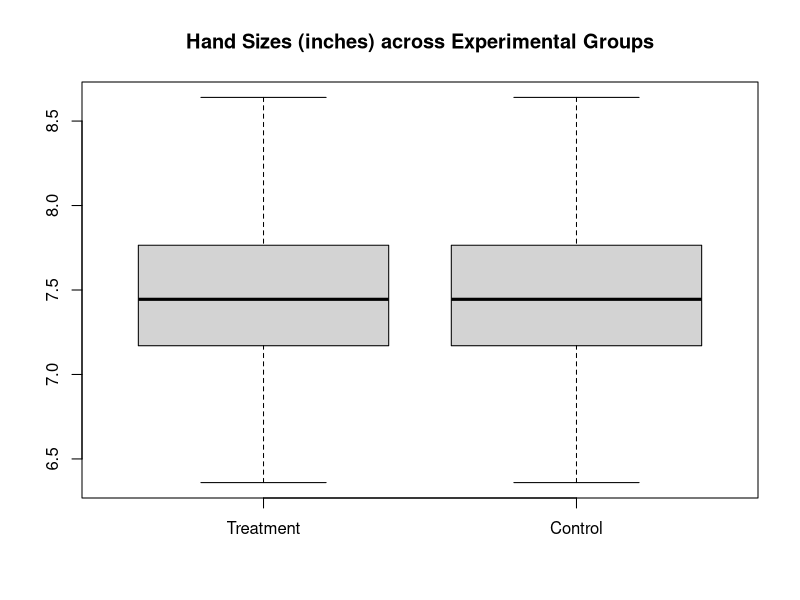
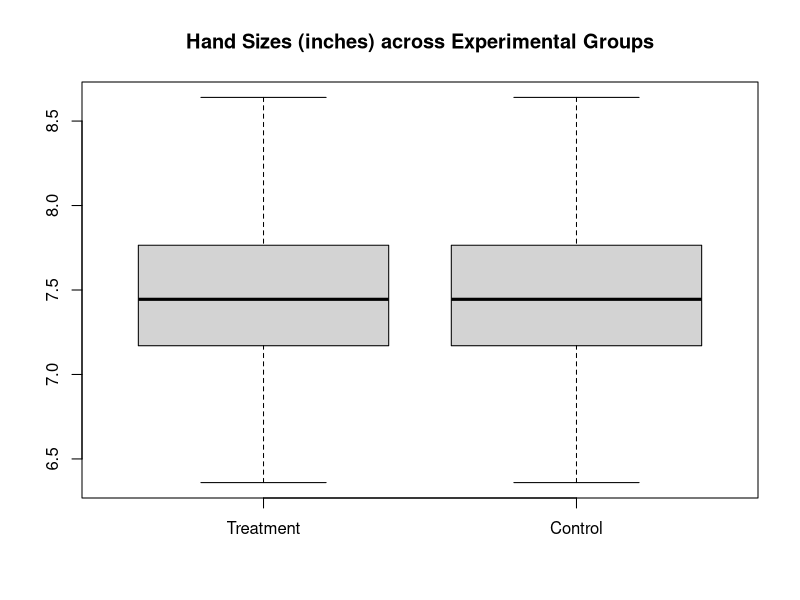

Generate these figures, in order, with R: (Note: this script raises an error after producing the figures.)
## ---- chunk 1
library(data.table)
library(dplyr)
set.seed(1)
rtnorm <- function(n, mean, sd, min = -Inf, max = Inf){
  qnorm(runif(n, pnorm(min, mean, sd), pnorm(max, mean, sd)), mean, sd)
}
options(scipen=1)
n=200
Control<-round(rtnorm(n,7.44,sd=.5,min = 6,max=9),2)
Treatment<-Control
#increase values between median and third quartile
  Treatment<-ifelse(Treatment<quantile(Treatment,.74)& Treatment>quantile(Treatment,.51),quantile(Treatment,.74),Treatment)
#increase values between median and first quartile
  Treatment<-ifelse(Treatment<quantile(Treatment,.49)& Treatment>quantile(Treatment,.26),quantile(Treatment,.49),Treatment)
  boxplot(Treatment,Control,names=c("Treatment","Control"),main="Hand Sizes (inches) across Experimental Groups")
## ---- chunk 2
boxplot(Treatment,Control,names=c("Treatment","Control"),main="Hand Sizes (inches) across Experimental Groups")
## ---- chunk 3
msg1 = "The maximum value in both plots is indicated by the line above the whiskers. These are identical. Try again."
msg2 = "The third quartile in both plots is indicated by the top edge of the boxes. These are identical. Try again."
msg3 = "The median value in both plots is indicated by the thick line within the box. These are identical. Try again."
msg4 = "Correct! Box-and-whiskers plots do not show the mean values in a sample. Although these two plots have identical quartile distributions, medians, and ranges, the mean values are actually different (7.8 in the treatment and 7.5 in the control)."
test_mc(correct = 4, feedback_msgs = c(msg1,msg2,msg3,msg4))
## ---- chunk 4
library(data.table)
library(dplyr)

Reviews_Before<-sample(c(rep(1,23),rep(2,34),rep(3,28),rep(4,6),rep(5,34)))
Reviews_After<-sample(c(rep(1,37),rep(2,4),rep(3,26),rep(4,44),rep(5,14)))
## ---- chunk 5
# Note: It is best practice to explore your data before running any significance tests. However, let's be bad statisticians and dive into the results before we explore the data. The two review variables are measured on Likert scales, ranging from 1 to 5, where 1 signals that the reviewers strongly disliked the restaurant and 5 signals that reviewers strongly liked the restaurant. 

# 1) Estimate the mean difference in reviews; that is, the mean of Reviews_Before minus the mean of Reviews_After.

    Solution1<-

# 2) The mean reviews before and after treatment are identical! But does this mean that Hannity's show had no effect on this restaurant's ratings? Not necessarily. To illustrate, let's plot the kernel densities of the reviews in the treatment and control groups to see how they are distributed. Use the plot(density()) functions on the variables Reviews_Before and Reviews_After.
  
    plot(density())
    plot(density())
    
# 3) Use the Previous Plot and Next Plot buttons to cycle between the two graphs. Do these these look approximately normally distributed? Answer with "Yes" or "No."
    
    Solution3<-""
## ---- chunk 6
Solution1<-mean(Reviews_Before)-mean(Reviews_After)
  plot(density(Reviews_Before))
  plot(density(Reviews_After))
  Solution3<-"No"
## ---- chunk 7
test_error()
ex() %>% check_object("Solution1") %>% check_equal()
ex() %>% check_object("Solution3") %>% check_equal()

success_msg("Good work! This is an easy call in this particular case, but if it's close then you'll want to try some statistical tests too. And it might provoke some healthy discussion with your colleagues!")
## ---- chunk 8
library(data.table)
library(dplyr)

Reviews_Before<-sample(c(rep(1,23),rep(2,34),rep(3,28),rep(4,6),rep(5,34)))

Reviews_After<-sample(c(rep(1,37),rep(2,4),rep(3,26),rep(4,44),rep(5,14)))
## ---- chunk 9
# Note: We want to create a new variable with three parameters, where 1= Negative (1 or 2), 2= Ambivalent (3), and 3= Positive (4 or 5). To do this for the Reviews_Before variable, we can use the ifelse function. The first line of the below syntax says, if Reviews_Before is equal to 1 or 2, set Reviews_Before to 1, otherwise just return Reviews_Before. The following lines can be interpreted similarly.

    Reviews_Before<-ifelse(Reviews_Before==1 | Reviews_Before==2,1,Reviews_Before)
    Reviews_Before<-ifelse(Reviews_Before==3,2,Reviews_Before) 
    Reviews_Before<-ifelse(Reviews_Before==4 | Reviews_Before==5,3,Reviews_Before)
  
# 1) Use the above syntax as a guide to rescale the Reviews_After variable, so that Reviews_After is coded as 1 if it previously was coded as 1 or 2, 2 if it was previously coded as 3, and 3 if it was previously coded as 4 or 5.
    
    Reviews_After<-

# 2): Now that you have rescaled the Reviews_After variable, run a t-test between the Reviews_After and Reviews_Before variables.
      
    t.test()
## ---- chunk 10
Reviews_Before<-ifelse(Reviews_Before==1 | Reviews_Before==2,1,Reviews_Before)
    Reviews_Before<-ifelse(Reviews_Before==3,2,Reviews_Before) 
    Reviews_Before<-ifelse(Reviews_Before==4 | Reviews_Before==5,3,Reviews_Before)
    Reviews_After<-ifelse(Reviews_After==1 | Reviews_After==2,1,Reviews_After) 
    Reviews_After<-ifelse(Reviews_After==3,2,Reviews_After) 
    Reviews_After<-ifelse(Reviews_After==4 | Reviews_After==5,3,Reviews_After)
    t.test(Reviews_After,Reviews_Before)
## ---- chunk 11
test_error()
test_function("t.test", incorrect_msg = "Did you use the `t.test` function?")

success_msg("Good work! If we assume that the difference in respondent's degrees of positive or negative feelings towards the restaurant are non-meaningful, we can conclude that Hannity's restaurant revival is effective (i.e. it increases the number of postive versus negative reviews). If the degree of positive or negative feelings towards restaurants are meaningful, then we do not have enough information to reject the null hypothesis (i.e. evidence does not support the claim that Hannity's contributions leads restaurants to get better reviews")
## ---- chunk 12
library(data.table)
library(dplyr)

rtnorm <- function(n, mean, sd, min = -Inf, max = Inf){
  qnorm(runif(n, pnorm(min, mean, sd), pnorm(max, mean, sd)), mean, sd)
}
set.seed(1)
n <- 350
eGulf <- as.data.frame(matrix(0, ncol=2,nrow=n))
colnames(eGulf) <- c("Seller_Feedback_Count","Seller_Feedback_Score")
# Simulate baseline data
  # Make seller feedback count
    eGulf$Seller_Feedback_Count<-as.integer(abs(round(rnorm(n,200,100))))
  # Make feedback score loosely correlated with feedback count 
    eGulf$Seller_Feedback_Score<-round(.9+.1*eGulf$Seller_Feedback_Count/max(eGulf$Seller_Feedback_Count)-rbeta(n,1,10),2)
  # Make final sales price also correlated with seller_feedback_score
    eGulf$Final_Sales_Price<-round(rlnorm(n, meanlog=log(400), sdlog = log(1.2))*eGulf$Seller_Feedback_Score)
  # Add parameters for new problem
    eGulf$Treatment<-rbinom(n,1,.5)
    eGulf$temp<-rnorm(n)
  #Create 3 outliers
    eGulf$Treatment[1:3]<-1
    eGulf$Final_Sales_Price[1:3]<-round(rtnorm(3,mean=2000,sd=200,min=1500,max=2500))
    eGulf<-eGulf[order(eGulf$temp),]
## ---- chunk 13
# Note: Although it's generally recommended to explore your data before running any statistical tests on it, for the sake of learning, let's naively estimate the average treatment effect on final sales prices with a t-test.

    t.test(eGulf$Final_Sales_Price[eGulf$Treatment==1],eGulf$Final_Sales_Price[eGulf$Treatment==0])

# 1) The ATE for the above t-test is almost $36, but the results are not statistically significant. This seems suspicious; usually a large means difference found in a sample of this size would be statically significant. Let's examine the distribution of the treatment and control groups with a box plot. Fill in the box plot with the final sales prices for the treatment and control groups. For reference, the syntax for making this boxplot is identical to that of a t-test.

    Solution1<-boxplot()

# 2) Notice that there are a few dots above each box plot. These dots indicate outliers. The cutoff for outliers in the boxplot is any value that is 1.5 times the interquartile range above the upper quartile or below the lower quartile. Is it possible that these outliers are driving our treatment effect? Let's correct for these extreme outliers. Subset the data so that it excludes any WePhone sales that were above $1500. 
    
    eGulf<-

# 3) Now that you have subsetted the data, calculate the mean difference in final sales prices between the treatment and control groups (i.e. mean of treatment 0 mean of control).
      
    Solution3<-
## ---- chunk 14
Solution1<- boxplot(eGulf$Final_Sales_Price[eGulf$Treatment==1],eGulf$Final_Sales_Price[eGulf$Treatment==0])
eGulf<-eGulf[eGulf$Final_Sales_Price<=1500,]
Solution3<-mean(eGulf$Final_Sales_Price[eGulf$Treatment==1])-mean(eGulf$Final_Sales_Price[eGulf$Treatment==0])
## ---- chunk 15
test_error()
ex() %>% check_object("Solution1") %>% check_equal()
ex() %>% check_object("Solution3") %>% check_equal()
success_msg("Good work! When you removed the outliers from the data, the mean difference was much smaller between the treatment and control group. This is a problem that comes up often in data analysis.")
